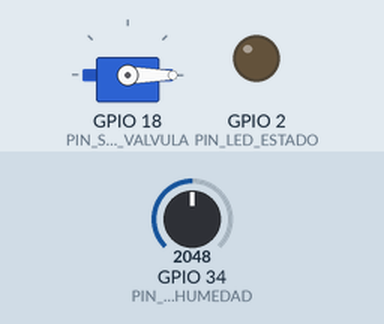
Simulated run of this sketch. Board: ESP32. On the bench: servo, output pins drawn as LEDs (lit = HIGH). Inputs (shaded band) come from the test bench; at power-on: GPIO 34 (PIN_POT_HUMEDAD) = 2048. WiFi joins after 1.5 s; servers stay silent unless stated; what the sketch prints to the serial monitor is not drawn.

Above: at 2.7 s.
2.8 s: GPIO 34 (PIN_POT_HUMEDAD) set to 1685
5.5 s: GPIO 34 (PIN_POT_HUMEDAD) set to 1580
At 6.6 s:
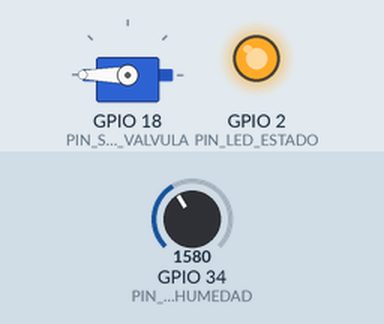
8.2 s: GPIO 34 (PIN_POT_HUMEDAD) set to 2047
At 9.8 s:
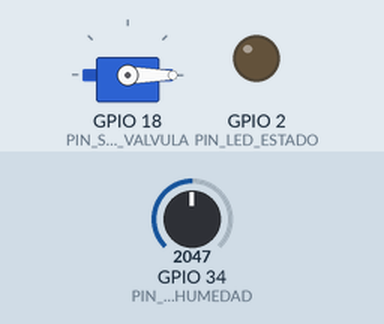
11.0 s: GPIO 34 (PIN_POT_HUMEDAD) set to 1228
At 12.7 s:
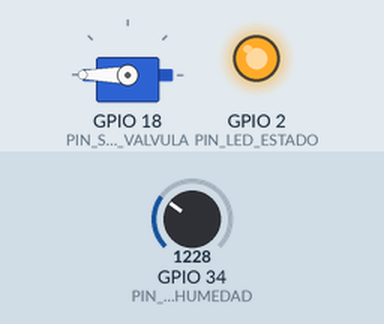
Timing chart, 0 to 14.2 s (numbered marks = the images above; inputs shaded):
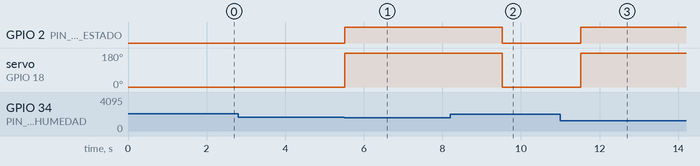

Measured:
- the behaviour switches between 1638 and 1637 on GPIO 34 (PIN_POT_HUMEDAD) (found by bisection; images 0 and 1)
- after the input at 2.8 s, every drawn part: stays the same
- after the input at 5.5 s, GPIO 2 (PIN_LED_ESTADO): LOW → HIGH at once; servo on GPIO 18 (PIN_SERVO_VALVULA): 0° → 180° at once
- after the input at 8.2 s, GPIO 2 (PIN_LED_ESTADO): HIGH → LOW after 1.3 s; servo on GPIO 18 (PIN_SERVO_VALVULA): 180° → 0° after 1.3 s
- after the input at 11.0 s, GPIO 2 (PIN_LED_ESTADO): LOW → HIGH after 0.52 s; servo on GPIO 18 (PIN_SERVO_VALVULA): 0° → 180° after 0.52 s

The sketch:

sketch.ino
```cpp
/*
  ==========================================================================
  AUTO-SOLUTIONS - PROYECTO 1: RIEGO INTELIGENTE (ESP32 + Wokwi)
  Integración ODS 6 (Agua Limpia) y ODS 13 (Acción por el Clima)
  ==========================================================================
*/

#include <WiFi.h>
#include <ESP32Servo.h>

// Configuración de Pines
const int PIN_POT_HUMEDAD = 34; // Entrada analógica ADC1_CH6 (Simula sensor de humedad)
const int PIN_SERVO_VALVULA = 18; // Salida PWM para Servomotor SG90
const int PIN_LED_ESTADO = 2;     // LED incorporado de estado

// Objetos y variables globales
Servo servoValvula;
const char* ssid = "Wokwi-GUEST";
const char* password = "";

void setup() {
  Serial.begin(115200);
  pinMode(PIN_LED_ESTADO, OUTPUT);

  // Inicializar servomotor
  servoValvula.attach(PIN_SERVO_VALVULA, 500, 2400);
  servoValvula.write(0); // Válvula inicialmente cerrada (0°)

  // Conexión WiFi Simulada Wokwi
  Serial.println("🌐 Iniciando conexión WiFi ESP32...");
  WiFi.begin(ssid, password);

  int intentos = 0;
  while (WiFi.status() != WL_CONNECTED && intentos < 10) {
    delay(500);
    Serial.print(".");
    intentos++;
  }

  if (WiFi.status() == WL_CONNECTED) {
    Serial.println("\n✅ WiFi Conectado Exitosamente!");
    Serial.print("IP ESP32: ");
    Serial.println(WiFi.localIP());
  } else {
    Serial.println("\n⚠️ Modos Simulación Offline Activado.");
  }
}

void loop() {
  // 1. Lectura de ADC 12-bits (0 - 4095)
  int lecturaRaw = analogRead(PIN_POT_HUMEDAD);

  // 2. Conversión Matemática STEM: Porcentaje de Humedad (0% a 100%)
  float porcentajeHumedad = (lecturaRaw / 4095.0) * 100.0;
  float voltaje = (lecturaRaw / 4095.0) * 3.3;

  // 3. Imprimir Telemetría JSON por Serial
  Serial.print("{\"proyecto\":\"riego\",\"raw\":");
  Serial.print(lecturaRaw);
  Serial.print(",\"humedad_pct\":");
  Serial.print(porcentajeHumedad, 1);
  Serial.print(",\"voltaje\":");
  Serial.print(voltaje, 2);

  // 4. Lógica de Control Automatizado de Riego
  if (porcentajeHumedad < 40.0) {
    // Humedad baja -> Abrir Válvula de Riego (180°)
    servoValvula.write(180);
    digitalWrite(PIN_LED_ESTADO, HIGH);
    Serial.println(",\"bomba\":\"ON\",\"valvula_deg\":180}");
  } else {
    // Humedad adecuada -> Cerrar Válvula (0°)
    servoValvula.write(0);
    digitalWrite(PIN_LED_ESTADO, LOW);
    Serial.println(",\"bomba\":\"OFF\",\"valvula_deg\":0}");
  }

  delay(2000);
}
```
